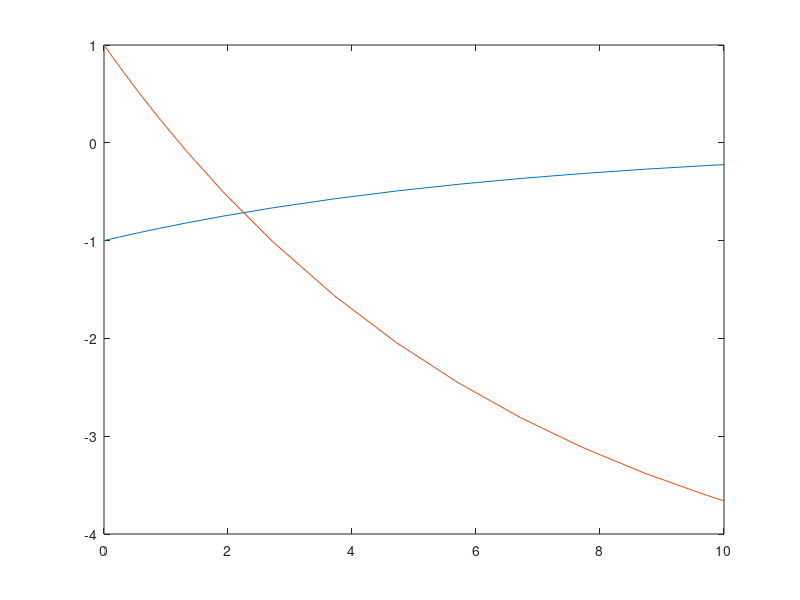
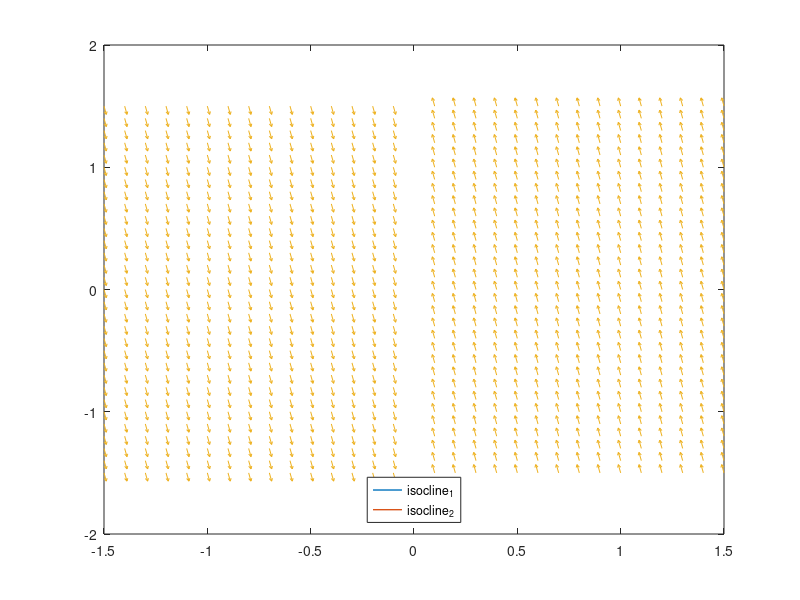

Write MATLAB code to recreate these figures, in order. (Note: this script raises an error after producing the figures.)

y0 = [-1,1];
tspan = [0,10];
a = -0.15;
b = 0.9;

# coefficient matrix
#1
A1 = [a b;
      0 0];
#2
A2 = [a b;
      b a];
#3
A3 = [a b;
      -b -a];
#4
A4 = [a 0;
      b 0];

# love equation function
function [t,x] = system_simulation(A, tspan, y0)
    ode_sys = @(t,x) [A(1,1)*x(1)+A(1,2)*x(2);A(2,1)*x(1)+A(2,2)*x(2)]; # Définition système
    [t,x] = ode23(ode_sys, tspan, y0); # Résolution système
endfunction

A = A4; # change Ax to plot another equation
[t,x] = system_simulation(A, tspan, y0);
figure 1
plot(t,x)


# Calculer les isoclines
function [isocline_1,isocline_2] = compute_isoclines(A,line_range)
    isocline_1 = -(A(1,1)/A(1,2)) * line_range;
    isocline_2 = -(A(2,1)/A(2,2)) * line_range;
endfunction

function [line_range,isocline_1,isocline_2] = plot_isoclines(A)
    line_range = -1.5:.1:1.5;
    [isocline_1,isocline_2] = compute_isoclines(A,line_range);
endfunction

[line_range,isocline_1,isocline_2] = plot_isoclines(A);
figure 2
plot(line_range,isocline_1,"linewidth",1);
hold on;
plot(line_range,isocline_2,"linewidth",1);
legend("isocline_1","isocline_2","location","south");

# 4. Portrait de phase
function [x1,x2,x1p,x2p] = plot_portrait_phase(A)
    #grid for plotting
    x1range=-1.5:.1:1.5;
    x2range=-1.5:.1:1.5;
    [x1,x2] = meshgrid(x1range, x2range);

    # Define the system to plot (based on matrix A)
    x1p = A(1,1)*x1+A(1,2)*x2;
    x2p = A(2,1)*x1+A(2,2)*x2;

    #Normalize values for plotting
    norms=sqrt(x1p.^2+x2p.^2);
    # Vector field plot
    hold on;
    quiver(x1,x2,x1p./norms,x2p./norms,0.5);
endfunction

[x1,x2,x1p,x2p] = plot_portrait_phase(A);

# 4. Portrait de phase complet
function [x1,x2,x1p,x2p] = plot_portrait_phase_complete(A)
    #grid for plotting
    x1range=-1.5:.1:1.5;
    x2range=-1.5:.1:1.5;
    [x1,x2] = meshgrid(x1range, x2range);

    # Define the system to plot (based on matrix A)
    x1p = A(1,1)*x1+A(1,2)*x2;
    x2p = A(2,1)*x1+A(2,2)*x2;

    #Normalize values for plotting
    norms=sqrt(x1p.^2+x2p.^2);

    [eigenline_1,eigenline_2,V] = compute_eigenlines(A,x1range);
    [isocline_1,isocline_2] = compute_isoclines(A,x1range);

    # Vector field plot
    hold on;
    quiver(x1,x2,x1p./norms,x2p./norms,0.5);
    # Isoclines
    plot(x1range,isocline_1,"linewidth",1);
    plot(x1range,isocline_2,"linewidth",1);
    # Vecteurs propres
    plot(x1range,eigenline_1,"linewidth",1);
    plot(x1range,eigenline_2,"linewidth",1);
    legend("field","v_1","v_2","isocline_1","isocline_2","location","south","orientation", "horizontal");
endfunction

[x1,x2,x1p,x2p] = plot_portrait_phase_complete(A);
